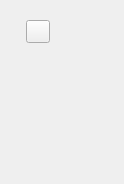
                                 <widget class="QWidget" name="TabWhiteBalance">
                                  <property name="geometry">
                                   <rect>
                                    <x>0</x>
                                    <y>0</y>
                                    <width>124</width>
                                    <height>184</height>
                                   </rect>
                                  </property>
                                  <attribute name="label">
                                   <string>White Balance</string>
                                  </attribute>
                                  <layout class="QVBoxLayout" name="verticalLayout_58">
                                   <item>
                                    <widget class="QWidget" name="widget_6" native="true">
                                     <layout class="QVBoxLayout" name="verticalLayout_3">
                                      <property name="topMargin">
                                       <number>9</number>
                                      </property>
                                      <property name="bottomMargin">
                                       <number>9</number>
                                      </property>
                                      <item>
                                       <widget class="QWidget" name="widget_139" native="true">
                                        <layout class="QHBoxLayout" name="horizontalLayout_75">
                                         <property name="sizeConstraint">
                                          <enum>QLayout::SetFixedSize</enum>
                                         </property>
                                         <property name="leftMargin">
                                          <number>0</number>
                                         </property>
                                         <property name="topMargin">
                                          <number>0</number>
                                         </property>
                                         <property name="rightMargin">
                                          <number>0</number>
                                         </property>
                                         <property name="bottomMargin">
                                          <number>0</number>
                                         </property>
                                         <item>
                                          <widget class="QWidget" name="WhiteBalanceWidget" native="true"/>
                                         </item>
                                         <item>
                                          <widget class="QToolButton" name="SpotWBButton">
                                           <property name="toolTip">
                                            <string>Spot white balance</string>
                                           </property>
                                           <property name="icon">
                                            <iconset resource="../qrc/photivo.qrc">
                                             <normaloff>:/dark/icons/spot-wb.png</normaloff>:/dark/icons/spot-wb.png</iconset>
                                           </property>
                                           <property name="iconSize">
                                            <size>
                                             <width>16</width>
                                             <height>16</height>
                                            </size>
                                           </property>
                                          </widget>
                                         </item>
                                         <item>
                                          <spacer name="horizontalSpacer_35">
                                           <property name="orientation">
                                            <enum>Qt::Horizontal</enum>
                                           </property>
                                           <property name="sizeType">
                                            <enum>QSizePolicy::Expanding</enum>
                                           </property>
                                           <property name="sizeHint" stdset="0">
                                            <size>
                                             <width>10</width>
                                             <height>20</height>
                                            </size>
                                           </property>
                                          </spacer>
                                         </item>
                                        </layout>
                                       </widget>
                                      </item>
                                      <item>
                                       <widget class="QWidget" name="ColorTemperatureWidget" native="true"/>
                                      </item>
                                      <item>
                                       <widget class="QWidget" name="widget_126" native="true">
                                        <layout class="QHBoxLayout" name="horizontalLayout_72">
                                         <property name="sizeConstraint">
                                          <enum>QLayout::SetFixedSize</enum>
                                         </property>
                                         <property name="leftMargin">
                                          <number>0</number>
                                         </property>
                                         <property name="topMargin">
                                          <number>0</number>
                                         </property>
                                         <property name="rightMargin">
                                          <number>0</number>
                                         </property>
                                         <property name="bottomMargin">
                                          <number>0</number>
                                         </property>
                                         <item>
                                          <widget class="QWidget" name="GreenIntensityWidget" native="true"/>
                                         </item>
                                         <item>
                                          <spacer name="horizontalSpacer_13">
                                           <property name="orientation">
                                            <enum>Qt::Horizontal</enum>
                                           </property>
                                           <property name="sizeHint" stdset="0">
                                            <size>
                                             <width>20</width>
                                             <height>20</height>
                                            </size>
                                           </property>
                                          </spacer>
                                         </item>
                                        </layout>
                                       </widget>
                                      </item>
                                      <item>
                                       <widget class="QWidget" name="widget_49" native="true">
                                        <layout class="QHBoxLayout" name="horizontalLayout_37">
                                         <property name="sizeConstraint">
                                          <enum>QLayout::SetFixedSize</enum>
                                         </property>
                                         <property name="leftMargin">
                                          <number>0</number>
                                         </property>
                                         <property name="topMargin">
                                          <number>0</number>
                                         </property>
                                         <property name="rightMargin">
                                          <number>0</number>
                                         </property>
                                         <property name="bottomMargin">
                                          <number>0</number>
                                         </property>
                                         <item>
                                          <widget class="QWidget" name="RMultiplierWidget" native="true"/>
                                         </item>
                                         <item>
                                          <widget class="QWidget" name="GMultiplierWidget" native="true"/>
                                         </item>
                                         <item>
                                          <widget class="QWidget" name="BMultiplierWidget" native="true"/>
                                         </item>
                                         <item>
                                          <spacer name="horizontalSpacer_10">
                                           <property name="orientation">
                                            <enum>Qt::Horizontal</enum>
                                           </property>
                                           <property name="sizeType">
                                            <enum>QSizePolicy::MinimumExpanding</enum>
                                           </property>
                                           <property name="sizeHint" stdset="0">
                                            <size>
                                             <width>40</width>
                                             <height>20</height>
                                            </size>
                                           </property>
                                          </spacer>
                                         </item>
                                        </layout>
                                       </widget>
                                      </item>
                                      <item>
                                       <widget class="QWidget" name="widget_82" native="true">
                                        <layout class="QHBoxLayout" name="horizontalLayout_54">
                                         <property name="sizeConstraint">
                                          <enum>QLayout::SetFixedSize</enum>
                                         </property>
                                         <property name="leftMargin">
                                          <number>0</number>
                                         </property>
                                         <property name="topMargin">
                                          <number>0</number>
                                         </property>
                                         <property name="rightMargin">
                                          <number>0</number>
                                         </property>
                                         <property name="bottomMargin">
                                          <number>0</number>
                                         </property>
                                         <item>
                                          <widget class="QWidget" name="ManualBlackPointWidget" native="true"/>
                                         </item>
                                         <item>
                                          <widget class="QWidget" name="BlackPointWidget" native="true"/>
                                         </item>
                                         <item>
                                          <spacer name="horizontalSpacer">
                                           <property name="orientation">
                                            <enum>Qt::Horizontal</enum>
                                           </property>
                                           <property name="sizeHint" stdset="0">
                                            <size>
                                             <width>40</width>
                                             <height>20</height>
                                            </size>
                                           </property>
                                          </spacer>
                                         </item>
                                        </layout>
                                       </widget>
                                      </item>
                                      <item>
                                       <widget class="QWidget" name="widget_83" native="true">
                                        <layout class="QHBoxLayout" name="horizontalLayout_2">
                                         <property name="sizeConstraint">
                                          <enum>QLayout::SetFixedSize</enum>
                                         </property>
                                         <property name="leftMargin">
                                          <number>0</number>
                                         </property>
                                         <property name="topMargin">
                                          <number>0</number>
                                         </property>
                                         <property name="rightMargin">
                                          <number>0</number>
                                         </property>
                                         <property name="bottomMargin">
                                          <number>0</number>
                                         </property>
                                         <item>
                                          <widget class="QWidget" name="ManualWhitePointWidget" native="true"/>
                                         </item>
                                         <item>
                                          <widget class="QWidget" name="WhitePointWidget" native="true"/>
                                         </item>
                                         <item>
                                          <spacer name="horizontalSpacer_2">
                                           <property name="orientation">
                                            <enum>Qt::Horizontal</enum>
                                           </property>
                                           <property name="sizeHint" stdset="0">
                                            <size>
                                             <width>40</width>
                                             <height>20</height>
                                            </size>
                                           </property>
                                          </spacer>
                                         </item>
                                        </layout>
                                       </widget>
                                      </item>
                                     </layout>
                                    </widget>
                                   </item>
                                   <item>
                                    <spacer name="verticalSpacer_2">
                                     <property name="orientation">
                                      <enum>Qt::Vertical</enum>
                                     </property>
                                     <property name="sizeHint" stdset="0">
                                      <size>
                                       <width>20</width>
                                       <height>40</height>
                                      </size>
                                     </property>
                                    </spacer>
                                   </item>
                                  </layout>
                                 </widget>
